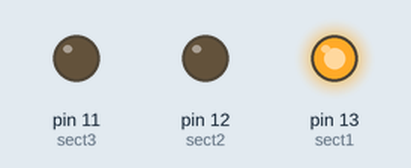
Simulated run of this sketch. Board: Arduino Uno, built with avr-gcc and run on an emulated ATmega328P. Shown: output pins drawn as LEDs (lit = HIGH).

Above: at 0.5 s.
At 4.5 s:
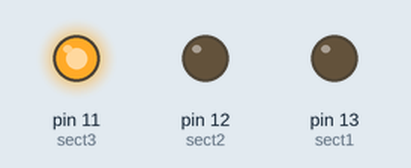
At 8.5 s:
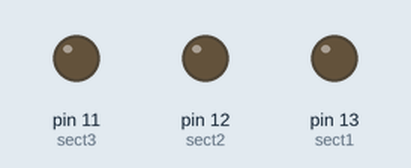
At 14.5 s:
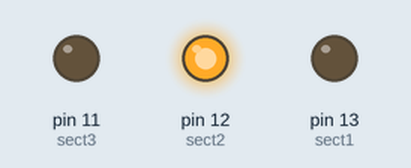
Timing chart, 0 to 15.6 s (numbered marks = the images above):
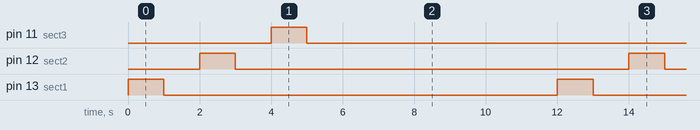

The sketch:

ltw_board.ino
```cpp
int sect1 = 13;
int sect2 = 12;
int sect3 = 11;
int sectarr[] = {sect1, sect2, sect3};

// the setup function runs once when you press reset or power the board
void setup() {
  // initialize digital pin LED_BUILTIN as an output.
  pinMode(sect1, OUTPUT);
  pinMode(sect2, OUTPUT);
  pinMode(sect3, OUTPUT);
}

// the loop function runs over and over again forever
void loop() {
  for (int i = 0; i < sizeof(sectarr); i++){
    digitalWrite(sectarr[i], HIGH);   // turn the LED on (HIGH is the voltage level)
    delay(1000);                       // wait for a second
    digitalWrite(sectarr[i], LOW);    // turn the LED off by making the voltage LOW
    delay(1000);                       // wait for a second
  }
}
```

Measured:
- by itself, pin 11 (sect3), pin 12 (sect2), pin 13 (sect1): alternates HIGH for 1.0 s and LOW for 11.0 s
- by itself, everything shown: repeats every 12.0 s, in 6 steps
